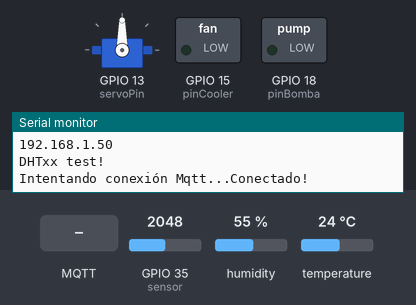
Bench run of a program on a simulated ESP32. Parts: servo, switched loads named in the program (green lamp = pin HIGH), the last lines printed to the serial monitor. The inputs (shaded band) are chosen by the test bench; at power-on: humidity 55 %, GPIO 35 (sensor) = 2048, temperature 24 °C. WiFi joins after 1.5 s; servers stay silent unless stated; the local clock reads 2024-03-15 10:24:30 at power-on unless the program sets it; random numbers use the default seed unless the program sets one; no MQTT or app messages arrive unless stated.

Above: at 2.7 s.
2.8 s: humidity set to 32 %
9.0 s: humidity set to 29 %
At 11.4 s:
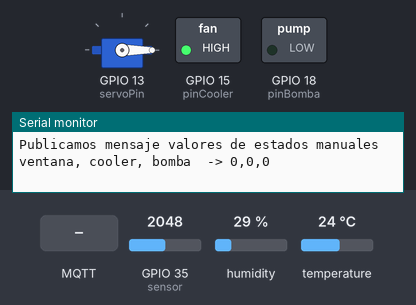
12.5 s: GPIO 35 (sensor) set to 2476
15.5 s: GPIO 35 (sensor) set to 2540
At 18.6 s:
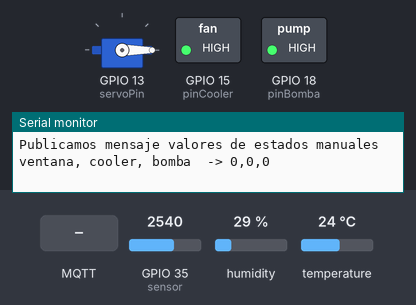
19.0 s: MQTT message "ventana abierta" arrives on the first subscribed topic
At 21.8 s:
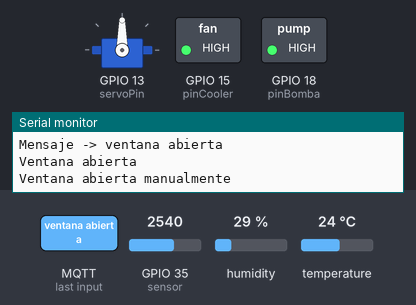
22.6 s: MQTT message "bomba apagada" arrives on the first subscribed topic
At 25.0 s:
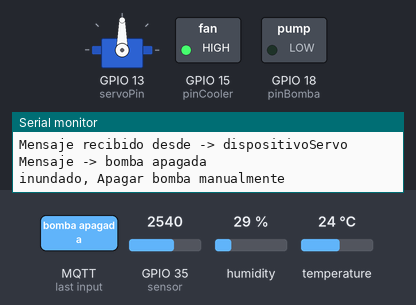
Timing chart, 0 to 41.8 s (numbered marks = the images above; inputs shaded):
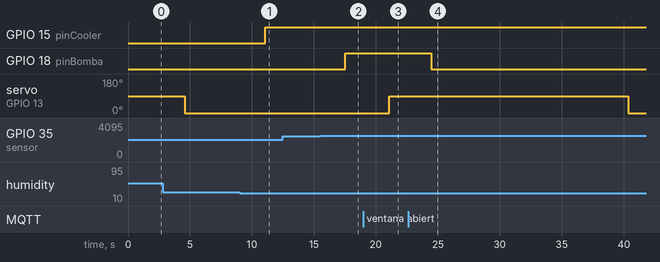

The program:

main.cpp
```cpp
#include<Arduino.h>
#include <WiFi.h> // libreria para conexion a wifi
#include <PubSubClient.h> //libreria para administrar topicos y protocolo mqtt
#include "DHT.h" // libreria para administrar sensor dht11
#include <ESP32Servo.h> //libreria para activar el servomotor
#include <iostream> // libreria input/output
#include <ctime>
#include <string>

//constantes conexion wifi
const char* ssid = "your-ssid";
const char* password = "your-pass";

//constantes conexion broker mqtt
const char* mqtt_server = "your-domain-mqtt-server";
const int mqtt_port = 1883;

//constantes conexion DB
const char* mqtt_user = "your-emqx-user";
const char* mqtt_pass = "your-emqx-pass";

//variables globales
bool state_manual = false;
bool state_manual_ventana = false;
bool state_manual_cooler = false;
bool state_manual_bomba = false;
int secsIn = 0; // variable para conservar el timestamp de cuando se envía la solicitud de que entre en modo manual
int secsInVentana = 0;
int secsInVentilador = 0;
int secsInBomba = 0;
int secsOut = 0; // variable para ir llevando medida del tiempo que pasó. Guarda el timestamp actual.
int intervalo = 15; // Intervalo de manual;

//variables para crear mensaje y enviar por mqtt
long lastMsg = 0;
char msg[25];
long lastMsgStates = 0;
char msgStates[25];
long lastMsgManual = 0;
char msgStatesManual[25];

//Variables sensor de temperatura
int temp = 0;
int hum = 0;
int maxTemp = 27;
int maxHum = 70;
int delayDHT11 = 1000;

//Variables y constantes sistema de riego automatizado
const int AirValue = 3600;   //valor del sensor totalmente seco
const int WaterValue = 1450;  //valor del sensor totalmente humedo
int soilMoistureValue = 0;
int soilmoisturepercent=0;
int delaySoilSensor = 1000;
int pinBomba = 18;
bool state_pump;

//variables servomotor
int pos = 0;
int servoPin = 13;
int delayServo = 15;
bool state_window;

//variables cooler
int pinCooler = 15;
bool state_cooler;

//creacion de objetos
WiFiClient espClient;
PubSubClient client(espClient);
#define DHTPIN 4
#define DHTTYPE DHT11
DHT dht(DHTPIN, DHTTYPE);
Servo myservo;

// prototipos de las funciones
void setup_wifi();
void callback(char* topic, byte* payload, unsigned int length);
void reconnect();

//////////////////////////////////////////funciones actuadores para logica automatizada

void moverVentana(int op) {
  	if(op == 1) {
      myservo.write(0);
  		state_window = false;
  	}
  	else {
      myservo.write(90);
  		Serial.println("Ventana abierta");
  		state_window = true;

  	}
}

void operarBomba(int op) {
  	if(op == 1) {
  		Serial.println("seco, Prender bomba");
  		digitalWrite(pinBomba, HIGH); // el pin 18 activa la alimentacion de la bomba
  		state_pump = true;
  	}
  	else {
  		Serial.println("inundado, Apagar bomba");
  		digitalWrite(pinBomba, LOW); // el pin 18 corta la alimentacion de la bomba
  		state_pump = false;
  	}
}

void operarVentilador(int op) {
  	if(op == 1) {
  		Serial.println("cooler prendido");
  		digitalWrite(pinCooler, LOW);
  		state_cooler = true;
  	}
  	else {
  		Serial.println("cooler apagado");
  		digitalWrite(pinCooler, HIGH);
  		state_cooler = false;
  	}
}

////////////////////////////////////////// fin funciones actuadores automatizados

//////////////////////////////////////////funciones actuadores para logica manual

void moverVentanaManual(int op) {
  	state_manual_ventana = true;
  	secsInVentana = time(NULL);
	  if(op == 1) {
      	myservo.write(0);
      	Serial.println(myservo.read());
  		Serial.println("ventana cerrada manualmente");
      	state_window = false;


  	}
  	else {
  		Serial.println("Ventana abierta");
     	 myservo.	write(90);
  		Serial.println("Ventana abierta manualmente");
     	state_window = true;
   	}
}

void operarBombaManual(int op) {
	secsInBomba = time(NULL);
	state_manual_bomba = true;
	if(op == 1) {
  		Serial.println("seco, Prender bomba manualmente");
  		digitalWrite(pinBomba, HIGH); // el pin 18 activa la alimentacion de la bomba
      	state_pump = true;

  	}
  	else {
  		Serial.println("inundado, Apagar bomba manualmente");
  		digitalWrite(pinBomba, LOW); // el pin 18 corta la alimentacion de la bomba
     	state_pump = false; // Esto estaba cruzado

    }
}

void operarVentiladorManual(int op) {
	secsInVentilador = time(NULL);
  	state_manual_cooler = true;
	  if(op == 1) {
  		Serial.println("cooler prendido manualmente");
  		digitalWrite(pinCooler, LOW);
      	state_cooler = true;

  	}
  	else {
  		Serial.println("cooler apagado manualmente");
  		digitalWrite(pinCooler, HIGH);
     	state_cooler = false;

  	}
}

/////////////////////////////////////// fin funciones actuadores para logica manual

void setup() {
	setup_wifi();
   	client.setServer(mqtt_server, mqtt_port);
   	client.setCallback(callback);
   	Serial.println(F("DHTxx test!"));
   	dht.begin();
	pinMode(pinBomba, OUTPUT); // pin de salida del relay para la bomba de agua.
   	pinMode(pinCooler, OUTPUT); // pin de salida para el cooler
	myservo.attach(servoPin); //salida servo
   	Serial.begin(9600);
}

void loop() {
	//// Acá en el loop se controla si se venció el tiempo de actividad
	secsOut = time(NULL);
	if(secsOut-secsInVentana > intervalo && secsInVentana != 0) {
		state_manual_ventana = false;
		secsInVentana = 0;
	}
	if(secsOut-secsInVentilador > intervalo && secsInVentilador != 0) {
		state_manual_cooler = false;
		secsInVentilador = 0;
	}
	if(secsOut-secsInBomba > intervalo && secsInBomba != 0) {
		state_manual_bomba = false;
		secsInBomba = 0;
	}

	if (!client.connected()) {
		reconnect();
	}

	client.loop();
	//medicion temperatura y humedad ambiente sensor dht11
	delay(delayDHT11);
	float temp = dht.readTemperature();
	delay(delayDHT11);
	float hum = dht.readHumidity();

	if (isnan(temp) || isnan(hum)) {
		Serial.println(F("Fallo el sensor DHT11"));
		return;
	}

	//salida por serial lecturas de temp y hum
	Serial.println(F("Temperatura: "));
	Serial.println(temp);
	Serial.println(F("Humedad: "));
	Serial.println(hum);

  //medicion humedad de suelo
  soilMoistureValue = analogRead(35);  //lectura del sensor de hum de suelo.
  Serial.println(soilMoistureValue);
  soilmoisturepercent = map(soilMoistureValue, AirValue, WaterValue, 0, 100);
  if(soilmoisturepercent >= 100) {
    Serial.println("100 %");
  }
  else if(soilmoisturepercent <=0) {
    Serial.println("0 %");
  }

  else if(soilmoisturepercent >0 && soilmoisturepercent < 100) {
    Serial.print(soilmoisturepercent);
    Serial.println("%");
  }
  delay(delaySoilSensor);

	  ///////////logica para automatizacion dentro del loop()
	if(state_manual_ventana == false) {
	  	if(temp >= 30) {
	      moverVentana(0);


	  	} else if ((temp >= -1 && temp <= 29)) {

	      moverVentana(1);

	  	}
	}

	if(state_manual_bomba == false) {
	    if (soilmoisturepercent <= 50) {

	        operarBomba(1);
		}

		else if (soilmoisturepercent >= 65) {

	      operarBomba(0);

		}
	}

	if(state_manual_cooler == false) {
	    if ((hum > 31 && hum <= 75)) { // Este if tenía una condición equivocada, tomaba mayor o igual y eso se pisaba con el de abajo

	      operarVentilador(1);

	    }
		else if ((hum >= 0 && hum <= 30) || (hum > 75 && hum <= 100)) {

	      operarVentilador(0);

	    }
	}

	/////////// fin logica para automatizacion

	//armado del mensaje y publicacion al topico values para recibirlos en el broker mqtt
	long now = millis();
	if (now - lastMsg > 500){
			lastMsg = now;
			String to_send = String(temp) + "," + String(hum) + "," + String(soilmoisturepercent);
			to_send.toCharArray(msg, 25);
			Serial.print("Publicamos mensaje valores de hum, temp, hum soil  -> ");
			Serial.println(msg);
			client.publish("values", msg);
	}

	//armado del mensaje y publicacion al topico valuesState para recibirlos en el broker mqtt
	long nowState = millis();
	if (nowState - lastMsgStates > 500){
			lastMsgStates = nowState;
			String to_send = String(state_window) + "," + String(state_cooler) + "," + String(state_pump);
			to_send.toCharArray(msgStates, 25);
	    Serial.print("Publicamos mensaje valores de estados automaticos ventana, cooler, bomba  -> ");
			Serial.println(msgStates);
			client.publish("valuesStates", msgStates);
	}

	//armado del mensaje y publicacion al topico valuesStatemanual para recibir en el broqker mqtt
	long nowStateManual = millis();
	if (nowStateManual - lastMsgManual > 500){
			lastMsgManual = nowStateManual;
			String to_send = String(state_manual_ventana) + "," + String(state_manual_cooler) + "," + String(state_manual_bomba);
			to_send.toCharArray(msgStatesManual, 25);
	    Serial.print("Publicamos mensaje valores de estados manuales ventana, cooler, bomba  -> ");
			Serial.println(msgStatesManual);
			client.publish("valuesStatesManual", msgStatesManual);
		}
	}

//funciones de conexion y reconexion wifi
void setup_wifi(){
  	delay(10);
  	Serial.println();
  	Serial.print("Conectando a "); 	// Nos conectamos a nuestra red Wifi
  	Serial.println(ssid);

  	WiFi.begin(ssid, password);

  	while (WiFi.status() != WL_CONNECTED) {
  		delay(500);
  		Serial.print(".");
  	}

  	Serial.println("");
  	Serial.println("Conectado a red WiFi!");
  	Serial.println("Dirección IP: ");
  	Serial.println(WiFi.localIP());
}

void callback(char* topic, byte* payload, unsigned int length){
  	String incoming = "";
  	Serial.print("Mensaje recibido desde -> ");
  	Serial.print(topic);
  	Serial.println("");
  	for (int i = 0; i < length; i++) {
  		incoming += (char)payload[i];
  	}
  	incoming.trim();
  	Serial.println("Mensaje -> " + incoming);

  	//activacion de actuadores de forma manual

    if (incoming == "ventana abierta") {

        moverVentanaManual(0);
  	} else if (incoming == "ventana cerrada") {
        moverVentanaManual(1);
    }

  	if (incoming == "bomba encendida") {
  		 // El momento donde arranca manual
        operarBombaManual(1);
  	}else if(incoming == "bomba apagada"){
        operarBombaManual(0);
    }

    if ( incoming == "ventilacion encendida") {

        operarVentiladorManual(1);
  	} else if(incoming == "ventilacion apagada"){
        operarVentiladorManual(0);
    }
}

void reconnect() {
	while (!client.connected()) {
		Serial.print("Intentando conexión Mqtt...");
		// Creamos un cliente ID
		String clientId = "esp32_";
		clientId += String(random(0xffff), HEX);
		// coneccion
		if (client.connect(clientId.c_str(),mqtt_user,mqtt_pass)) {
			Serial.println("Conectado!");

			// Nos suscribimos al topico
			client.subscribe("dispositivoServo");
			client.subscribe("dispositivoBomba");
			client.subscribe("dispositivoCooler");
			state_manual = true;
		} else {
			Serial.print("falló :( con error -> ");
			Serial.print(client.state());
			Serial.println(" Intentamos de nuevo en 5 segundos");
			delay(5000);
		}
	}
}
```

Measured:
- the behaviour switches between 31 and 30 % on humidity (found by bisection; images 0 and 1)
- the behaviour switches between 2503 and 2504 on GPIO 35 (sensor) (found by bisection; images 1 and 2)
- after the input at 9.0 s, GPIO 15 (pinCooler): LOW → HIGH after 2.1 s
- after the input at 15.5 s, GPIO 18 (pinBomba): LOW → HIGH after 2.0 s
- after the input at 19.0 s, servo on GPIO 13 (servoPin): 0° → 90° after 2.1 s
- after the input at 22.6 s, GPIO 18 (pinBomba): HIGH → LOW after 1.9 s
